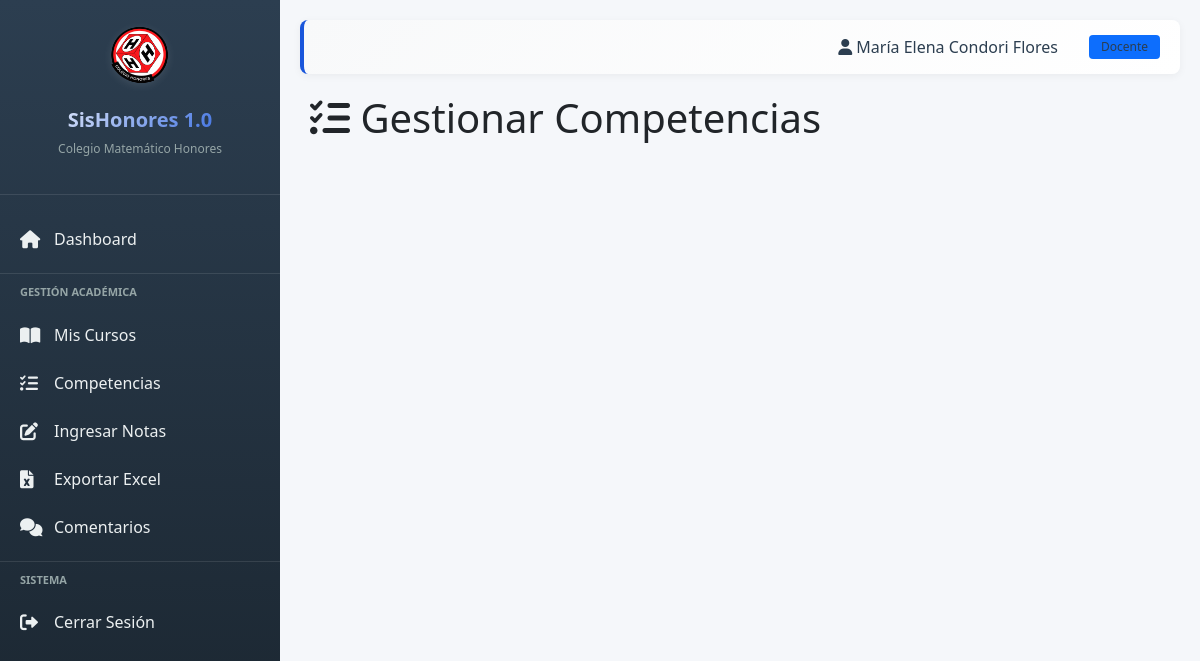
Before: /vista/docente/competencias.php (signed in) with the older database file.
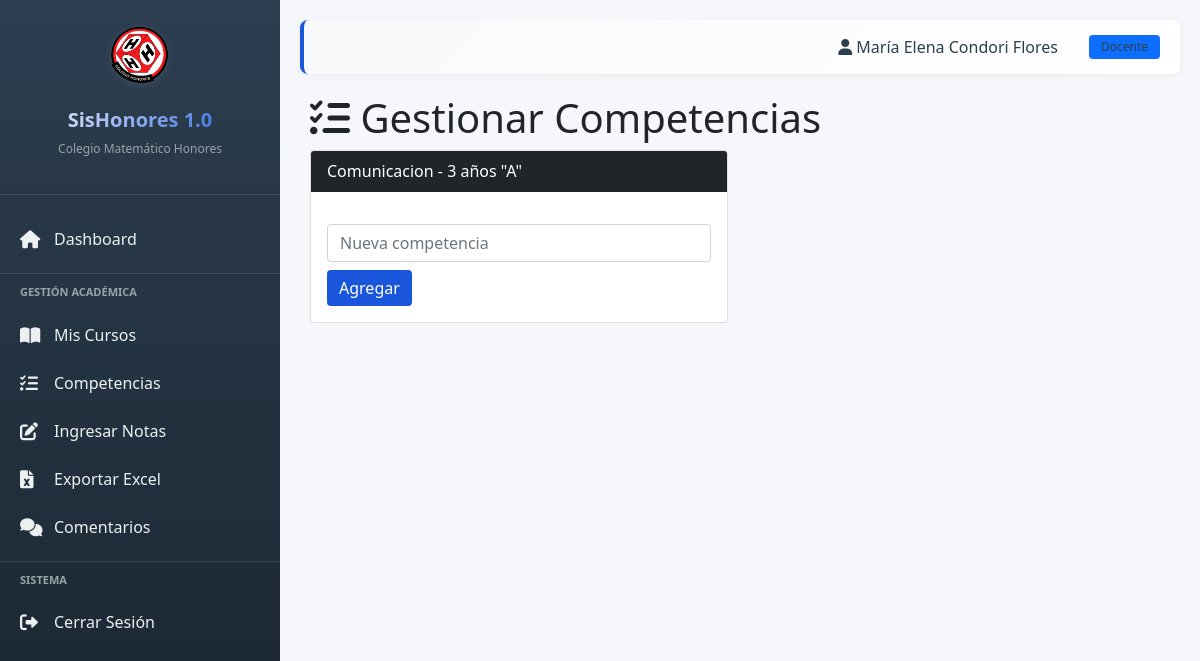
After: the same page with the newer database file.
### tables this page shows
CREATE TABLE `docente_curso_aula` (
  `id_docente_curso_aula` int(11) NOT NULL AUTO_INCREMENT,
  `id_usuario` int(11) NOT NULL,
  `id_curso` int(11) NOT NULL,
  `id_aula` int(11) NOT NULL,
  `anio` year(4) NOT NULL,
  PRIMARY KEY (`id_docente_curso_aula`),
  KEY `id_usuario` (`id_usuario`),
  KEY `id_curso` (`id_curso`),
  KEY `id_aula` (`id_aula`),
  CONSTRAINT `docente_curso_aula_ibfk_1` FOREIGN KEY (`id_usuario`) REFERENCES `usuarios` (`id_usuario`),
  CONSTRAINT `docente_curso_aula_ibfk_2` FOREIGN KEY (`id_curso`) REFERENCES `cursos` (`id_curso`),
  CONSTRAINT `docente_curso_aula_ibfk_3` FOREIGN KEY (`id_aula`) REFERENCES `aulas_asignadas` (`id_aula`)
);

CREATE TABLE `cursos` (
  `id_curso` int(11) NOT NULL AUTO_INCREMENT,
  `nombre_curso` varchar(100) NOT NULL,
  `codigo_curso` varchar(20) DEFAULT NULL,
  `horas_semanales` int(11) DEFAULT 4,
  `id_nivel` int(11) NOT NULL,
  PRIMARY KEY (`id_curso`),
  KEY `id_nivel` (`id_nivel`),
  CONSTRAINT `cursos_ibfk_1` FOREIGN KEY (`id_nivel`) REFERENCES `niveles` (`id_nivel`)
);

CREATE TABLE `grados` (
  `id_grado` int(11) NOT NULL AUTO_INCREMENT,
  `nombre_grado` varchar(20) NOT NULL,
  `id_nivel` int(11) NOT NULL,
  `orden` int(11) DEFAULT 0,
  PRIMARY KEY (`id_grado`),
  KEY `id_nivel` (`id_nivel`),
  CONSTRAINT `grados_ibfk_1` FOREIGN KEY (`id_nivel`) REFERENCES `niveles` (`id_nivel`)
);

CREATE TABLE `secciones` (
  `id_seccion` int(11) NOT NULL AUTO_INCREMENT,
  `nombre_seccion` varchar(10) NOT NULL,
  PRIMARY KEY (`id_seccion`)
);

### util/Database.php (called while the page is built, shortened)
<?php
function app_base_path() {
    static $basePath = null;
    if ($basePath !== null) {
        return $basePath;
    }
    $documentRoot = realpath($_SERVER['DOCUMENT_ROOT'] ?? '');
    $projectRoot = realpath(__DIR__ . '/..');
    if ($documentRoot && $projectRoot && stripos($projectRoot, $documentRoot) === 0) {
        $relativePath = substr($projectRoot, strlen($documentRoot));
        $relativePath = str_replace('\\', '/', $relativePath);
        $basePath = '/' . trim($relativePath, '/');
        $basePath = $basePath === '/' ? '' : $basePath;
        return $basePath;
    }
    $scriptName = $_SERVER['SCRIPT_NAME'] ?? '';
    $basePath = strpos($scriptName, '/sishonores/') === 0 ? '/sishonores' : '';
    return $basePath;
}
function app_url($path = '') {
    $cleanPath = ltrim($path, '/');
    if ($cleanPath !== '') {
        $parts = explode('/', $cleanPath);
        $first_part = $parts[0];
        $exclude = ['assets', 'css', 'js', 'controller', 'vista', 'util', 'bean', 'dao', 'config', 'sql'];
        if (!in_array($first_part, $exclude)) {
            $cleanPath = 'vista/' . $cleanPath;
        }
    }
    return app_base_path() . '/' . $cleanPath;
}
?>

### vista/docente/competencias.php (the view, shortened to what this page needs)
<?php
require_once '../../util/Database.php';
$database = new Database();
$db = $database->getConnection();
$query = "SELECT dca.id_docente_curso_aula, c.nombre_curso, g.nombre_grado, s.nombre_seccion
          FROM docente_curso_aula dca
          JOIN cursos c ON dca.id_curso = c.id_curso
          JOIN aulas_asignadas aa ON dca.id_aula = aa.id_aula
          JOIN grados g ON aa.id_grado = g.id_grado
          JOIN secciones s ON aa.id_seccion = s.id_seccion
          WHERE dca.id_usuario = :user_id";
$stmt = $db->prepare($query);
$stmt->bindParam(':user_id', $_SESSION['user_id']);
$stmt->execute();
$cursos = $stmt->fetchAll(PDO::FETCH_ASSOC);
?>
<!DOCTYPE html>
<html lang="es">
<head>
    <link href="https://cdn.jsdelivr.net/npm/bootstrap@5.1.3/dist/css/bootstrap.min.css" rel="stylesheet">
    <link rel="stylesheet" href="https://cdnjs.cloudflare.com/ajax/libs/font-awesome/6.0.0/css/all.min.css">
    <link rel="stylesheet" href="<?php echo htmlspecialchars(app_url('css/style.css')); ?>">
</head>
<body>
    <?php include '../includes/sidebar.php'; ?>
    <div class="container-fluid">
        <h1><i class="fas fa-tasks"></i> Gestionar Competencias</h1>
        <div class="row">
            <?php foreach($cursos as $curso): ?>
                        <div class="col-md-6 mb-3">
                            <div class="card">
                                <div class="card-header bg-dark text-white"><?php echo $curso['nombre_curso'] . ' - ' . $curso['nombre_grado'] . ' "' . $curso['nombre_seccion'] . '"'; ?></div>
                                <div class="card-body">
                                    <div class="mt-3"><input type="text" class="form-control" id="newcomp-<?php echo $curso['id_docente_curso_aula']; ?>" placeholder="Nueva competencia"><button class="btn btn-primary mt-2" onclick="agregarCompetencia(<?php echo $curso['id_docente_curso_aula']; ?>)">Agregar</button></div>
                                </div>
                            </div>
                        </div>
                        <?php endforeach; ?>
                    </div>
                </div>
            </div>
</body>
</html>

Changed rows visible on the page:
added docente_curso_aula: id_curso.nombre_curso "Comunicacion", grados.nombre_grado "3 años", secciones.nombre_seccion "A"
